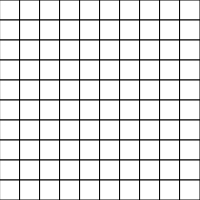
Frame 1 (no input)
Frame 60 (no input): identical to frame 1, image omitted
Frame 120 (the mouse pressed at the canvas centre since frame 60): identical to frame 1, image omitted

The p5.js sketch that drew this single still picture (run headless with seeded random() and noise() and a simulated clock; from frame 60 on, the mouse is pressed at the canvas centre):

// p5.js sketch
// ── sketch.js
// global variables
let grid;
let rows;
let cols;
const w = 20;

function setup() {
    createCanvas(200, 200);

    rows = floor(width / w);
    cols = floor(height / w);

    grid = createMatrix(rows, cols);

    for (let i = 0; i < rows; i++) {
        for (let j = 0; j < cols; j++) {
            grid[i][j] = new Cell(i * w, j * w, w);
        }
    }
}

function draw() {
    background(0);
    for (let i = 0; i < rows; i++) {
        for (let j = 0; j < cols; j++) {
            grid[i][j].show();
        }
    }
}

function createMatrix(rows, cols) {
    let array = new Array(rows);
    for (let i = 0; i < array.length; i++) {
        array[i] = new Array(cols);
    }
    return array;
}

[
    ['', '', 1, 1],
    [1, 1, 2, 'b'],
    [1, 'b', 2, 1],
    [1, 1, 1, ''],
    ['', '', '', '']
]
// ── cell.js
class Cell {
    constructor(x, y, w) {
        this.mine = true;
        this.revealed = false;
        this.x = x;
        this.y = y;
        this.w = w;
    }

}

Cell.prototype.show = function () {
    rect(this.x, this.y, this.w, this.w);
}
